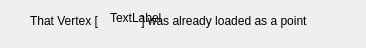
<?xml version="1.0" encoding="UTF-8"?>
<ui version="4.0">
 <class>Form</class>
 <widget class="QWidget" name="Form">
  <property name="geometry">
   <rect>
    <x>0</x>
    <y>0</y>
    <width>366</width>
    <height>48</height>
   </rect>
  </property>
  <property name="windowTitle">
   <string>Form</string>
  </property>
  <widget class="QLabel" name="label">
   <property name="geometry">
    <rect>
     <x>30</x>
     <y>10</y>
     <width>321</width>
     <height>21</height>
    </rect>
   </property>
   <property name="text">
    <string>That Vertex [             ] was already loaded as a point</string>
   </property>
  </widget>
  <widget class="QLabel" name="label_2">
   <property name="geometry">
    <rect>
     <x>110</x>
     <y>10</y>
     <width>55</width>
     <height>16</height>
    </rect>
   </property>
   <property name="text">
    <string>TextLabel</string>
   </property>
  </widget>
 </widget>
 <resources/>
 <connections>
  <connection>
   <sender>Form</sender>
   <signal>sig_vertexId(int)</signal>
   <receiver>label_2</receiver>
   <slot>setNum(int)</slot>
   <hints>
    <hint type="sourcelabel">
     <x>182</x>
     <y>23</y>
    </hint>
    <hint type="destinationlabel">
     <x>137</x>
     <y>17</y>
    </hint>
   </hints>
  </connection>
 </connections>
 <slots>
  <signal>sig_vertexId(int)</signal>
 </slots>
</ui>
